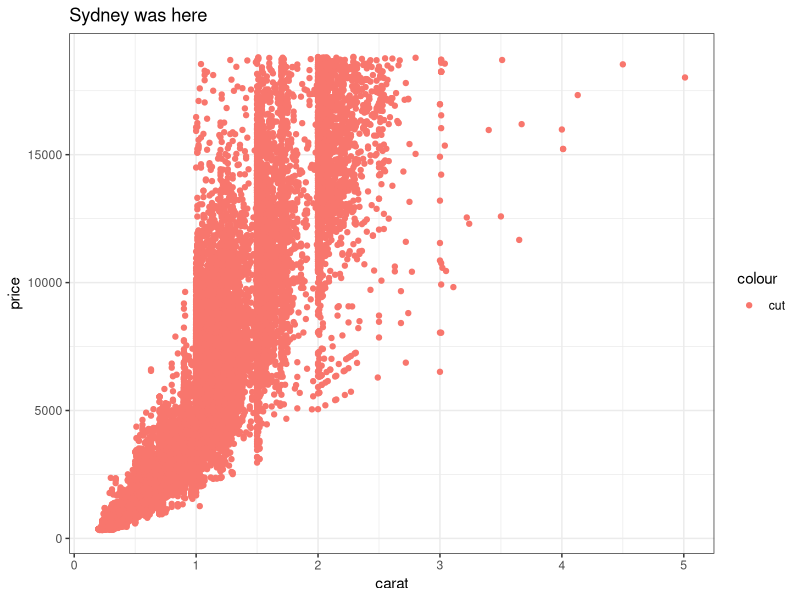
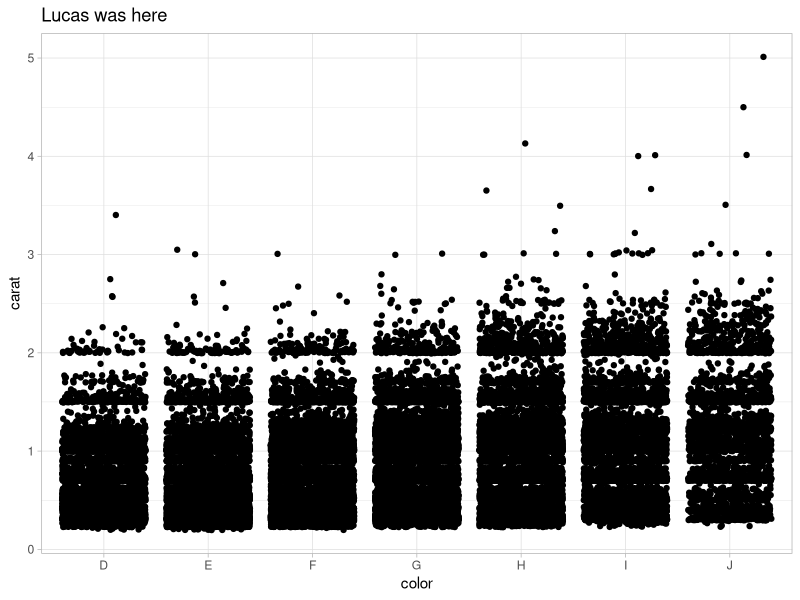
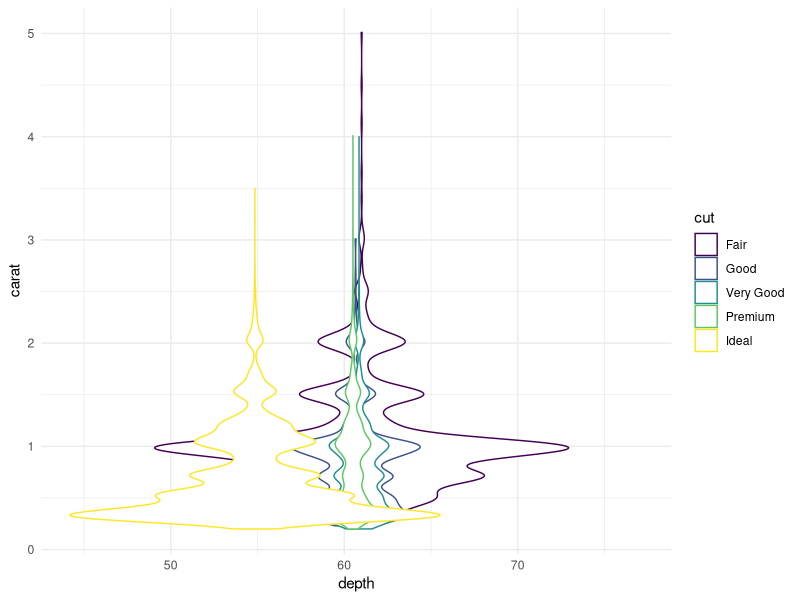
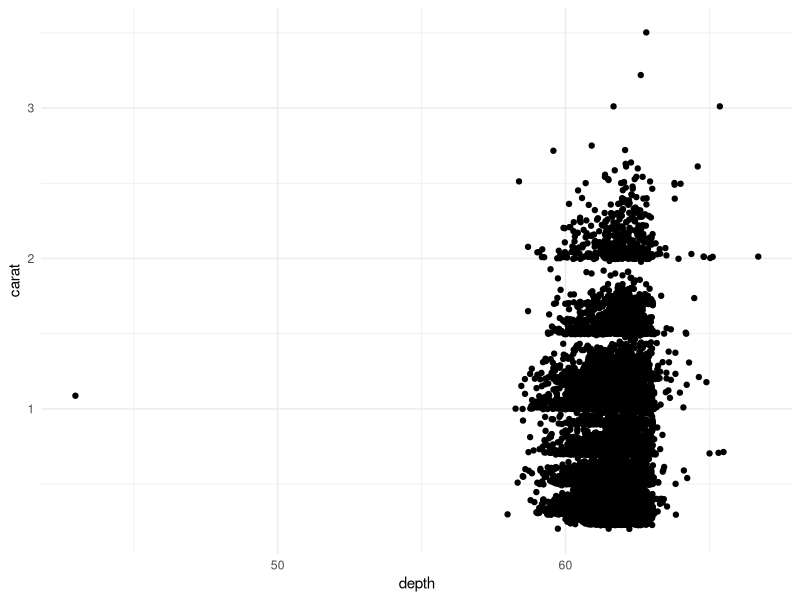

Here is the R script that generated these plots, in order:
## ---- chunk 1
knitr::opts_chunk$set(echo = TRUE)
library(tidyverse)
## ---- chunk 2
# Partner 1: 
# Run the code below to see the original graph
# Change the code below to make the point color change based on 'cut', and update the theme to theme_bw(). Update the title to include your first name. 

ggplot(data = diamonds, aes(x = carat, y = price)) +
  geom_point(aes(color = "cut")) +
  theme_bw() +
  labs(title = "Sydney was here")
## ---- chunk 3
# Partner 2: 
# Run the code below to see the original graph
# Change the code below to make the geom a geom_jitter, and update the theme to theme_light. Update the title to include your first name. 

ggplot(data = diamonds, aes(x = color, y = carat)) +
  geom_jitter() +
  theme_light() +
  labs(title = "Lucas was here")
## ---- chunk 4
ggplot(data = diamonds, aes(x = depth, y = carat, color = cut)) +
  geom_violin() +
  theme_minimal()
  
# Here are my updates!
ideal_diamonds <- diamonds %>% 
  filter(cut == "Ideal")

ggplot(data = ideal_diamonds, aes(x = depth, y = carat)) +
  geom_jitter() +
  theme_minimal()
## ---- chunk 5
ideal_diamonds %>% 
  filter(color == "I")
